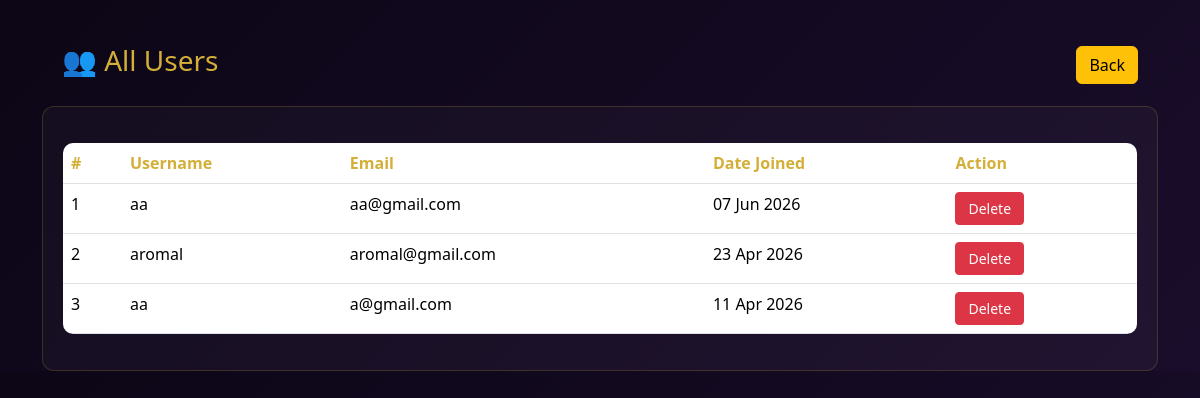
The app's page /admin_user_view with its own data.
### eventapp/models.py (models this page shows, shortened)
class User(models.Model):
    LOGIN = models.ForeignKey(Login, on_delete=models.CASCADE)
    username = models.CharField(max_length=20)
    firstname = models.CharField(max_length=20)
    lastname = models.CharField(max_length=20)
    phone = models.CharField(max_length=20)
    created_at = models.DateTimeField(default=now)

class Login(models.Model):
    email = models.EmailField(max_length=100)
    password = models.CharField(max_length=20)
    user_type = models.CharField(max_length=20)

### eventapp/views.py (the view)
# urls.py: path('admin_user_view', views.admin_user_view, name='admin_user_view'),
def admin_user_view(request):
    users = User.objects.all().order_by('-id')
    return render(request, 'admin_user_view.html', {'users': users})

### templates/admin_user_view.html (shortened to what this page needs)
{% load static %}
<!DOCTYPE html>
<html lang="en">
<head>
<link href="https://cdn.jsdelivr.net/npm/bootstrap@5.3.2/dist/css/bootstrap.min.css" rel="stylesheet">
</head>
<body>
<div class="container mt-4">
    <div class="header">
        <h3>👥 All Users</h3>
        <a href="{% url 'admin_home' %}" class="btn btn-warning">Back</a>
    </div>
    <div class="container-box">
        <table class="table table-hover mt-3">
            <thead>
                <tr>
                    <th>#</th>
                    <th>Username</th>
                    <th>Email</th>
                    <th>Date Joined</th>
                    <th>Action</th>
                </tr>
            </thead>
            <tbody>
                {% for user in users %}
                <tr>
                    <td>{{ forloop.counter }}</td>
                    <td>{{ user.username }}</td>
                    <td>
                        {% if user.email %}
                            {{ user.email }}
                        {% else %}
                            {{ user.LOGIN.email }}
                        {% endif %}
                    </td>
                    <td>
                        {% if user.created_at %}
                            {{ user.created_at|date:"d M Y" }}
                        {% else %}
                            -
                        {% endif %}
                    </td>
                    <td>
                        <form method="POST" action="{% url 'delete_user' user.id %}">
                            <button type="submit"
                                class="btn btn-danger btn-sm"
                                onclick="return confirm('Delete this user?')">
                                Delete
                            </button>
                        </form>
                    </td>
                </tr>
                {% empty %}
                <tr>
                    <td colspan="5">No users found</td>
                </tr>
                {% endfor %}
            </tbody>
        </table>
    </div>
</div>
</body>
</html>

### templates/admin_user_view.html (style rules this page uses)
body { background: linear-gradient(135deg,#0c0616,#1a0d2b); color:white; font-family: 'Segoe UI', sans-serif; }
.header { display:flex; justify-content:space-between; align-items:center; padding:20px; }
.header h3 { color:#d4af37; }
.table { background:#1a0d2b; color:white; border-radius:10px; overflow:hidden; }
.table th { color:#d4af37; }
.container-box { background:rgba(255,255,255,0.03); padding:20px; border-radius:12px; border:1px solid rgba(212,175,55,0.2); }
.btn-danger { padding:5px 12px; }

### records on screen
User: username "aa", LOGIN.email "aa@gmail.com", created_at "07 Jun 2026"
User: username "aromal", LOGIN.email "aromal@gmail.com", created_at "23 Apr 2026"
User: username "aa", LOGIN.email "a@gmail.com", created_at "11 Apr 2026"
